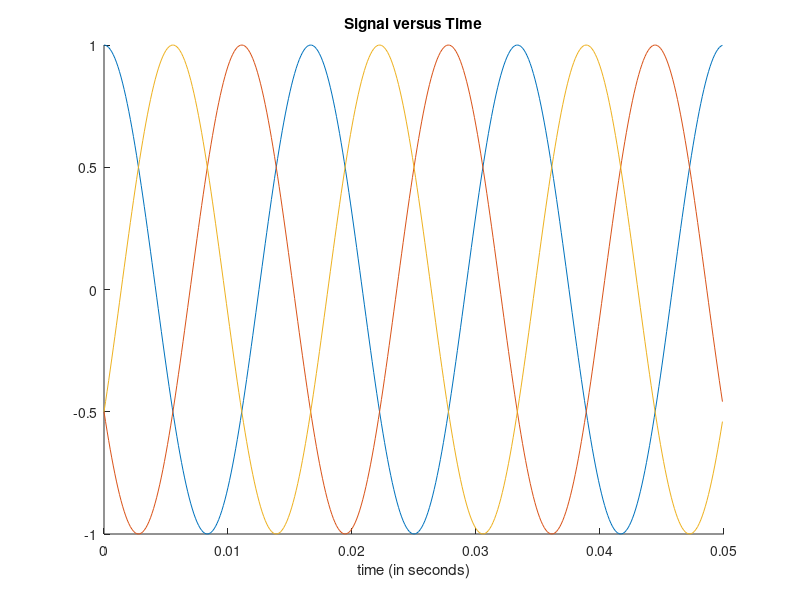

MATLAB code to generate this figure:
   %% Time specifications:
   Fs = 8000;                   % samples per second
   dt = 1/Fs;                   % seconds per sample
   StopTime = 0.05;             % seconds
   t = (0:dt:StopTime-dt)';     % seconds
   %% Sine wave:
   Fc = 60;                     % hertz
   x = cos(2*pi*Fc*t);
   x1 = cos(2*pi*Fc*t+2.0944);
   x2 = cos(2*pi*Fc*t-2.0944);
   % Plot the signal versus time:
   figure;
   hold on
   plot(t,x);
   plot(t,x1);
   plot(t,x2);
   hold off
   xlabel('time (in seconds)');
   title('Signal versus Time');
   zoom xon;